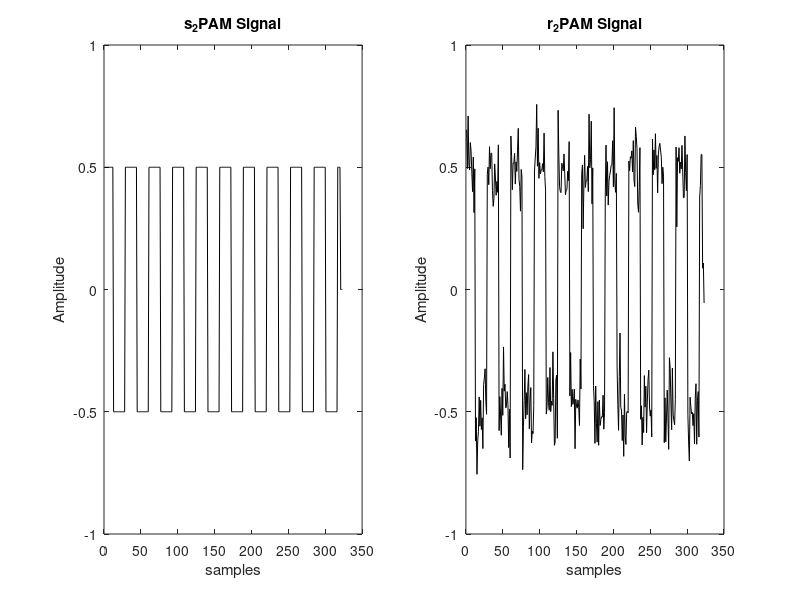
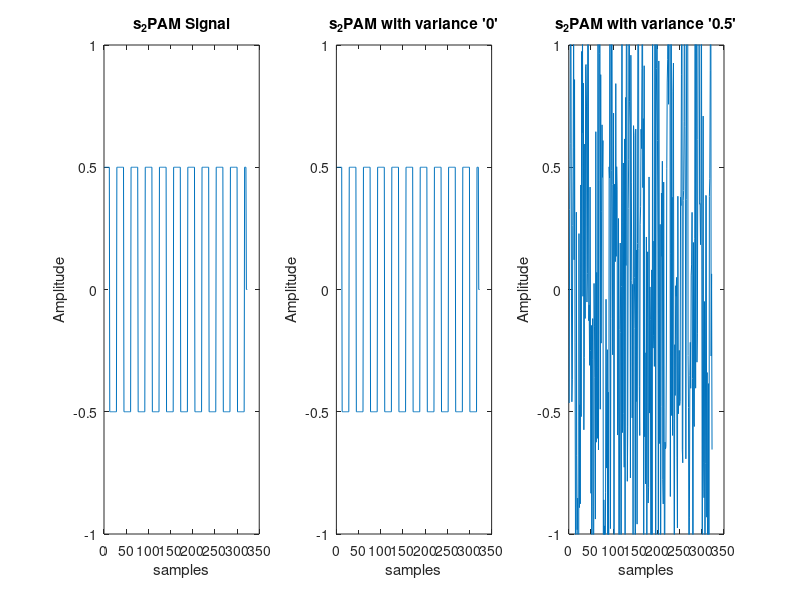
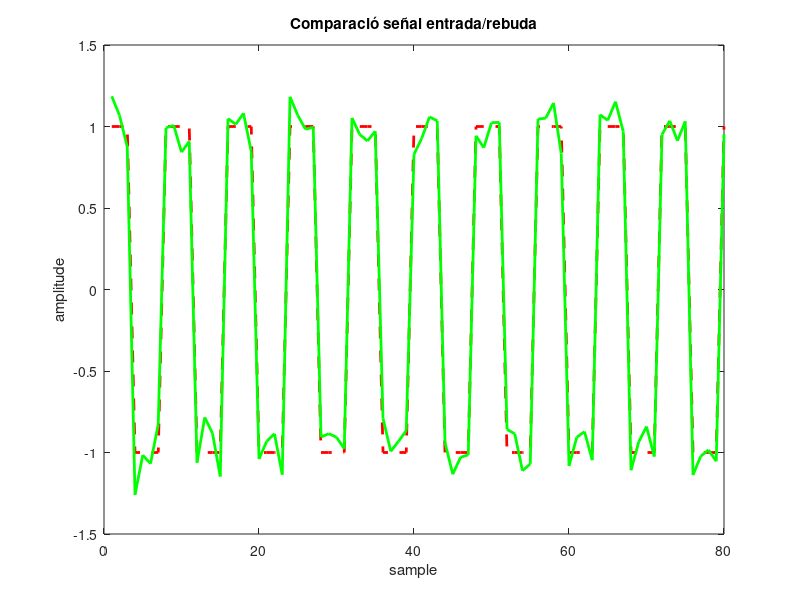
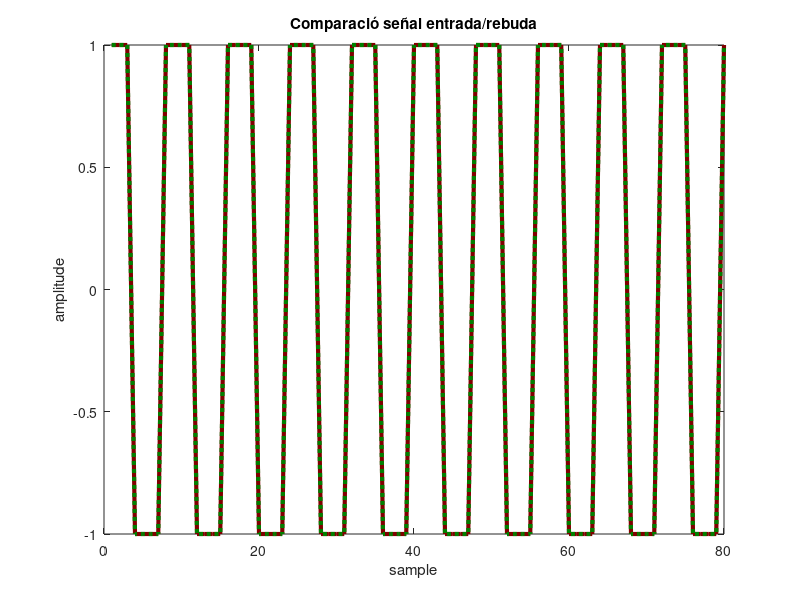

Here is the MATLAB script that generated these plots, in order:
%% Comunicacions Analògiques i Digitals
% Pràctica 2: Modulacions Digitals en Banda Base (II)

%% 2.1 Generació de Senyal

% 1 

b=repmat([0 0 0 1 1 1 1 0], 1, 10);

a_2PAM=repmat([+1 +1 +1 -1 -1 -1 -1 +1], 1, 10);

a_4PAM=repmat([-3 -1 +1 +3], 1, 10);

s_2PAM=0.5*[reshape( repmat(a_2PAM, 4, 1), [], 1 )' zeros(1, 3)];

s_4PAM=0.5*[reshape( repmat(a_4PAM, 4, 1), [], 1 )' zeros(1, 3)];

%% 2.2 Canal Additiu amb Soroll Gaussià Blanc

% 2

Lw2P=length(s_2PAM);
Pw=0.01;
MeanW=0;
w=MeanW+sqrt(Pw)*randn(1,Lw2P);

% 3 Señal rebut r_2PAM:

r_2PAM=w+s_2PAM;

figure("name","Señal rebuda")

subplot(1,2,1)
plot(s_2PAM,"color",[0 0 0])
title("s_2PAM Signal")
ylim([-1, 1])
xlabel("samples")
ylabel("Amplitude");

subplot(1,2,2)
plot(r_2PAM,"color",[0 0 0])
title("r_2PAM Signal")
ylim([-1, 1])
xlabel("samples")
ylabel("Amplitude");

% 4

Pw1=0;
Pw2=0.5;
MeanW=0;
w1_2P=MeanW+sqrt(Pw1)*randn(1,Lw2P);
w2_2P=MeanW+sqrt(Pw2)*randn(1,Lw2P);

r_2PAM_1=w1_2P+s_2PAM;
r_2PAM_2=w2_2P+s_2PAM;

figure("Name","Señal rebuda amb diverses variancies");

subplot(1,3,1)
plot(s_2PAM)
title("s_2PAM Signal")
ylim([-1, 1])
xlabel("samples")
ylabel("Amplitude");

subplot(1,3,2)
plot(r_2PAM_1)
title("s_2PAM with variance '0'")
ylim([-1, 1])
xlabel("samples")
ylabel("Amplitude");

subplot(1,3,3)
plot(r_2PAM_2)
title("s_2PAM with variance '0.5'")
ylim([-1, 1])
xlabel("samples")
ylabel("Amplitude");

% Com es pot comprobar en la figura "Señal rebuda amb diverses variancies",
% com afecta la variancia del soroll a la señal s_2PAM. Com més gran sigui,
% més difícil ens serà poder recuperar els valors en bit de cada simbol.

%% 2.3 Filtrat Adaptat i Mostratge Òptim

% Generació del pols
E=1;
L=4;
Mt=(0:L);
P=rectpuls(Mt,L*2)*sqrt(E/L);
H=P;

% 5

r_fil_2PAM=conv(r_2PAM,H,"full");
rf2P_L=length(r_fil_2PAM);

% 6

Nss=L;
f1=0;
M=floor(rf2P_L/Nss);
a_reb_2PAM=zeros(1,M);

for f1=Nss:Nss:rf2P_L
    a_reb_2PAM(1,f1/Nss)=r_fil_2PAM(1,f1);
end

a2P_sz=size(a_2PAM);
a_reb_2PAM=a_reb_2PAM(1,1:a2P_sz(2));

% 7

figure("Name","Seqüencia rebuda a_reb_2PAM");

plot(a_2PAM,"LineStyle","--","Color",[1 0 0],"LineWidth",2);
title("Comparació señal entrada/rebuda")
hold on
plot(a_reb_2PAM,"LineStyle","-","Color",[0 1 0],"LineWidth",2)
xlabel("sample")
ylabel("amplitude");
hold off

% Com es pot observar en la figura "Seqüencia rebuda a_reb_2PAM", els
% simbols rebuts son lleurerament diferents degut al valor afegit per la
% suma del soroll del vector al·leatori w.

% 8

% Señal rebuda per a Pw1=0

% 5.1

r_fil_2PAM_1=conv(r_2PAM_1,H,"full");
rf2P_L_1=length(r_fil_2PAM_1);

% 6.1

f2=0;
M1=floor(rf2P_L_1/Nss);
a_reb_2PAM_1=zeros(1,M1);

for f2=Nss:Nss:rf2P_L_1
    a_reb_2PAM_1(1,f2/Nss)=r_fil_2PAM_1(1,f2);
end

a2P1_sz=size(a_2PAM);
a_reb_2PAM_1=a_reb_2PAM_1(1:a2P1_sz(2));

% 7.1

figure("Name","Seqüencia rebuda a_reb_2PAM amb variancia '0'");

plot(a_2PAM,"LineStyle","-","Color",[0.5 0 0],"LineWidth",3);
title("Comparació señal entrada/rebuda")
hold on
plot(a_reb_2PAM_1,"LineStyle",":","Color",[0 0.5 0],"LineWidth",3)
xlabel("sample")
ylabel("amplitude");
hold off

% Señal rebuda per a Pw2=0.5

% 5.2

r_fil_2PAM_2=conv(r_2PAM_2,H,"full");
rf2P_L_2=length(r_fil_2PAM_2);

% 6.2

f3=0;
M2=floor(rf2P_L_2/Nss);
a_reb_2PAM_2=zeros(1,M2);

for f3=Nss:Nss:rf2P_L_2
    a_reb_2PAM_2(1,f3/Nss)=r_fil_2PAM_2(1,f3);
end

a2P2_sz=size(a_2PAM);
a_reb_2PAM_2=a_reb_2PAM_2(1:a2P2_sz(2));

% 7.2

figure("Name","Seqüencia rebuda a_reb_2PAM amb variancia '0.5'");

plot(a_reb_2PAM_2,"LineStyle",":","Color",[0.8 0.8 0],"LineWidth",3)

title("Comparació señal entrada/rebuda")
hold on
plot(a_2PAM,"LineStyle","-","Color",[1 0 0],"LineWidth",3);
xlabel("sample")
ylabel("amplitude");
hold off

%% 2.4 Relació Senyal-a-Soroll

